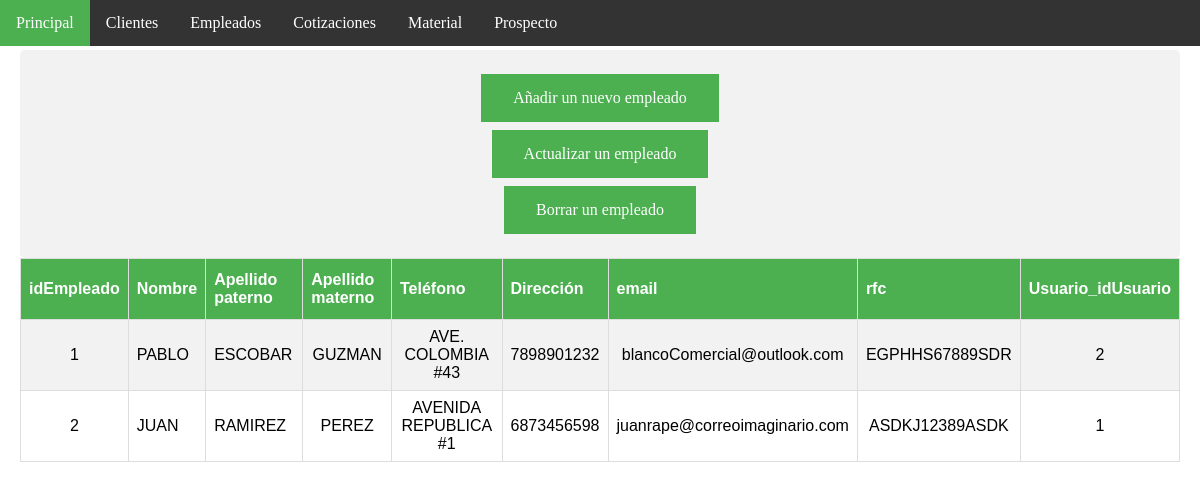
The app's page /empleadoAdmon.php with its own data.
### tables this page shows
CREATE TABLE `empleado` (
  `idEmpleado` int(11) NOT NULL AUTO_INCREMENT,
  `nombre` varchar(45) NOT NULL,
  `ape-pat` varchar(45) NOT NULL,
  `ape-mat` varchar(45) NOT NULL,
  `telefono` varchar(45) NOT NULL,
  `direccion` varchar(45) NOT NULL,
  `email` varchar(45) NOT NULL,
  `rfc` varchar(45) NOT NULL,
  `Usuario_idUsuario` int(11) NOT NULL,
  PRIMARY KEY (`idEmpleado`,`Usuario_idUsuario`),
  KEY `fk_Empleado_Usuario1_idx` (`Usuario_idUsuario`),
  CONSTRAINT `fk_Empleado_Usuario1` FOREIGN KEY (`Usuario_idUsuario`) REFERENCES `usuario` (`idUsuario`) ON DELETE NO ACTION ON UPDATE NO ACTION
);

### empleadoAdmon.php (the view, shortened to what this page needs)
<!DOCTYPE html>
<html>
<head>
	<link rel="stylesheet" type="text/css" href="css/page_style.css">
</head>
<body>
<ul>
  <li><a class="active" href="index.php">Principal</a></li>
  <li><a href="clienteAdmon.php">Clientes</a></li>
  <li><a href="empleadoAdmon.php">Empleados</a></li>
  <li><a href="cotizacionAdmon.php">Cotizaciones</a></li>
  <li><a href="materialAdmon.php">Material</a></li>
  <li><a href="prospectoAdmon.php">Prospecto</a></li>
</ul>
<div style="padding:20px;margin-top:30px;height:1500px;">
<div align="center" class="container">
	<a class="buttonSha" href="insertEmpleado.php">Añadir un nuevo empleado</a><br>
	<a class="buttonSha" href="updateEmpleado.php">Actualizar un empleado</a><br>
	<a class="buttonSha" href="deleteEmpleado.php">Borrar un empleado</a><br>
</div>
<?php
	$usuario = "root";
	$servidor = "localhost";
$conexion = mysqli_connect( $servidor, $usuario, "" )
or die ("No se ha podido conectar al servidor BD");
$consulta = "SELECT * FROM empleado";
$resultado = mysqli_query( $conexion, $consulta )
        or die ( "Algo ha ido mal en la consulta a la base de datos");
echo"<center>";
echo "<table>";
	echo "<tr>";
		echo "<th>idEmpleado</th>";
		echo "<th>Nombre</th>";
	    echo "<th>Apellido paterno</th>";
	    echo "<th>Apellido materno</th>";
	    echo "<th>Teléfono</th>";
	    echo "<th>Dirección</th>";
	    echo "<th>email</th>";
	    echo "<th>rfc</th>";
	    echo "<th>Usuario_idUsuario</th>";
	echo "</tr>";
	while ($registro = mysqli_fetch_array( $resultado ))
		{
		echo "<tr>";
		echo "<td align='center'>" . $registro['idEmpleado'] . "</td><td>" . $registro['nombre'] . "</td>";
		echo "<td>".$registro['ape-pat']."</td>";
		echo "<td align='center'>".$registro['ape-mat']. "</td>";
		echo "<td align='center'>".$registro['direccion']. "</td>";
		echo "<td align='center'>".$registro['telefono']. "</td>";
		echo "<td align='center'>".$registro['email']. "</td>";
		echo "<td align='center'>".$registro['rfc']. "</td>";
		echo "<td align='center'>".$registro['Usuario_idUsuario']. "</td>";
	echo "</tr>";
		}
	echo "</table>";
 ?>
</div>
</body>
</html>

### css/page_style.css (style rules this page uses)
.buttonSha { background-color: #4CAF50; border: none; color: white; padding: 15px 32px; text-align: center; text-decoration: none; display: inline-block; font-size: 16px; margin: 4px 2px; cursor: pointer; -webkit-transition-duration: 0.4s; transition-duration: 0.4s; }
table { font-family: "Trebuchet MS", Arial, Helvetica, sans-serif; border-collapse: collapse; width: 100%; }
td,th { border: 1px solid #ddd; padding: 8px; }
tr:nth-child(even) { background-color: #f2f2f2; }
th { padding-top: 12px; padding-bottom: 12px; text-align: left; background-color: #4CAF50; color: white; }
* { box-sizing: border-box; }
.container { border-radius: 5px; background-color: #f2f2f2; padding: 20px; }
body { margin:0; }
ul { list-style-type: none; margin: 0; padding: 0; overflow: hidden; background-color: #333; position: fixed; top: 0; width: 100%; }
li { float: left; }
li a { display: block; color: white; text-align: center; padding: 14px 16px; text-decoration: none; }
.active { background-color: #4CAF50; }

### records on screen
empleado: idEmpleado "1", nombre "PABLO", value "ESCOBAR", value "GUZMAN", direccion "AVE. COLOMBIA #43", telefono "7898901232", email "blancoComercial@outlook.com", rfc "EGPHHS67889SDR", Usuario_idUsuario "2"
empleado: idEmpleado "2", nombre "JUAN", value "RAMIREZ", value "PEREZ", direccion "AVENIDA REPUBLICA #1", telefono "6873456598", email "juanrape@correoimaginario.com", rfc "ASDKJ12389ASDK", Usuario_idUsuario "1"
